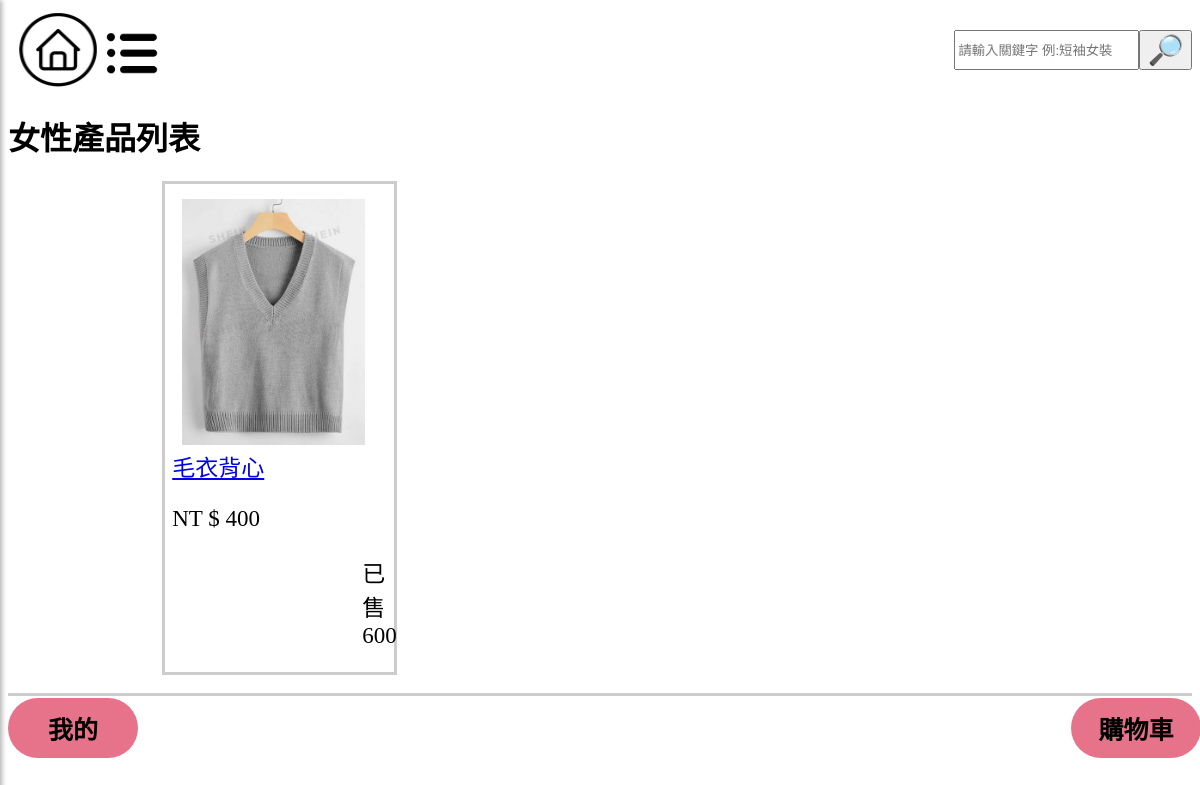
Page /girl/ on the committed database.
### mysite/models.py (models this page shows, shortened)
class Product(models.Model):
    name = models.CharField(max_length=100)
    image = models.ImageField(upload_to='product_images/', default='default.jpg')  # 定義默認值
    price = models.CharField(max_length=20,default='0')
    color = models.CharField(max_length=20,default='商品顏色')
    description = models.TextField()
    quantity = models.IntegerField(default=0)
    category = models.CharField(max_length=10,default="man")

### mysite/views.py (the view)
# urls.py: path('girl/',mv.girl,name="girl"),
def girl(request):
    girls_products = Product.objects.filter(category='woman')
    return render(request, 'girl.html', {'girls_products': girls_products})

### templates/girl.html
{% extends "home.html" %}
{% load static %}
{% block content %}
    <h1>女性產品列表</h1>
    <link rel="stylesheet" href="{% static 'css/main.css' %}">
    <ul>
        {% if girls_products %}
            {% for product in girls_products %}
            <div class="fyp-b">
                {% if product.image %}
                    <img id="fyp-p" src="{{ product.image.url }}" alt="{{ product.name }}">
                {% else %}
                    <p>No image available</p>
                {% endif %}
                <div class="fyp-1t">
                    <a href='/product/{{ product.id }}'>{{product.name }}</a>
                    <p>NT $ {{ product.price }}</p>
                    <p id="sell{{ forloop.counter }}">已售 {{ product.quantity }}</p>
                </div>
            </div>
            {% endfor %}
        {% else %}
            <li>目前沒有相關產品上架喔</li>
        {% endif %}
    </ul>
{% endblock %}

### static/css/main.css (style rules this page uses)
.fyp-b { width: 20%; height: 50%; border-style: solid; border-color: #ccc; border-width: 3px; margin-left: 10%; }
#fyp-p { width: 80%; height: 80%; margin-left: 16.5px; margin-top: 15px; }
.fyp-1t { margin-left: 3%; font-size: 23px; }
#sell1 { margin-left: 190px; }

### rows in the picture
Product: image (picture), name "毛衣背心", price "400", quantity "600"
